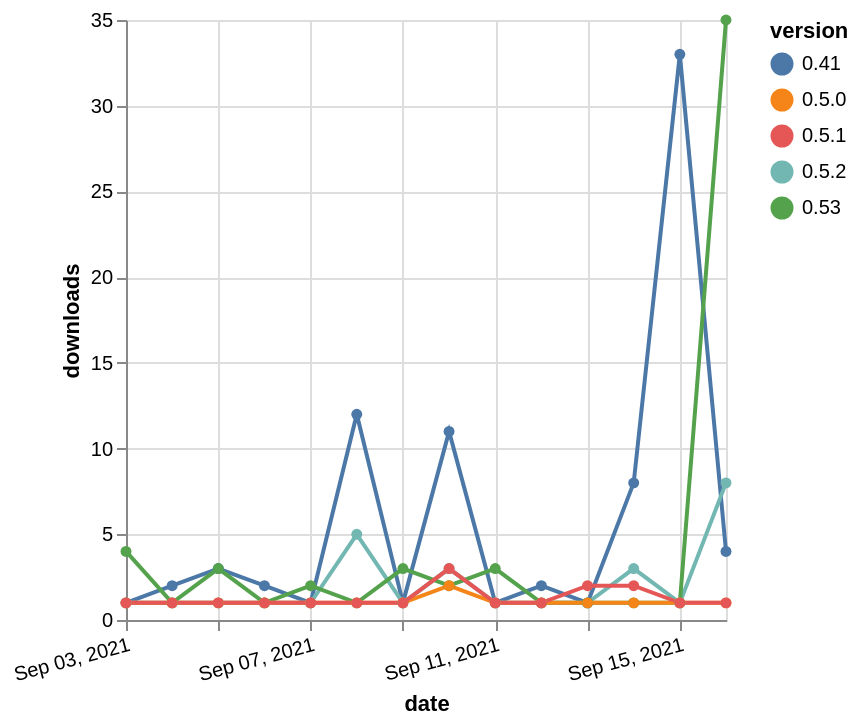

Here is the Vega-Lite specification saved for this chart:
### Vega-Lite specification from a JSON file in a GitHub repository (floating-point values rounded to 4 significant figures)
{"$schema": "https://vega.github.io/schema/vega-lite/v5.json", "description": "A simple bar chart with embedded data.", "data": {"values": [{"date": "2021-09-03", "total": 4484, "delta": 1, "version": "0.41"}, {"date": "2021-09-04", "total": 4486, "delta": 2, "version": "0.41"}, {"date": "2021-09-05", "total": 4489, "delta": 3, "version": "0.41"}, {"date": "2021-09-06", "total": 4491, "delta": 2, "version": "0.41"}, {"date": "2021-09-07", "total": 4492, "delta": 1, "version": "0.41"}, {"date": "2021-09-08", "total": 4504, "delta": 12, "version": "0.41"}, {"date": "2021-09-09", "total": 4505, "delta": 1, "version": "0.41"}, {"date": "2021-09-10", "total": 4516, "delta": 11, "version": "0.41"}, {"date": "2021-09-11", "total": 4517, "delta": 1, "version": "0.41"}, {"date": "2021-09-12", "total": 4519, "delta": 2, "version": "0.41"}, {"date": "2021-09-13", "total": 4520, "delta": 1, "version": "0.41"}, {"date": "2021-09-14", "total": 4528, "delta": 8, "version": "0.41"}, {"date": "2021-09-15", "total": 4561, "delta": 33, "version": "0.41"}, {"date": "2021-09-16", "total": 4565, "delta": 4, "version": "0.41"}, {"date": "2021-09-03", "total": 273, "delta": 1, "version": "0.5.2"}, {"date": "2021-09-04", "total": 274, "delta": 1, "version": "0.5.2"}, {"date": "2021-09-05", "total": 275, "delta": 1, "version": "0.5.2"}, {"date": "2021-09-06", "total": 276, "delta": 1, "version": "0.5.2"}, {"date": "2021-09-07", "total": 277, "delta": 1, "version": "0.5.2"}, {"date": "2021-09-08", "total": 282, "delta": 5, "version": "0.5.2"}, {"date": "2021-09-09", "total": 283, "delta": 1, "version": "0.5.2"}, {"date": "2021-09-10", "total": 286, "delta": 3, "version": "0.5.2"}, {"date": "2021-09-11", "total": 287, "delta": 1, "version": "0.5.2"}, {"date": "2021-09-12", "total": 288, "delta": 1, "version": "0.5.2"}, {"date": "2021-09-13", "total": 289, "delta": 1, "version": "0.5.2"}, {"date": "2021-09-14", "total": 292, "delta": 3, "version": "0.5.2"}, {"date": "2021-09-15", "total": 293, "delta": 1, "version": "0.5.2"}, {"date": "2021-09-16", "total": 301, "delta": 8, "version": "0.5.2"}, {"date": "2021-09-03", "total": 36, "delta": 4, "version": "0.53"}, {"date": "2021-09-04", "total": 37, "delta": 1, "version": "0.53"}, {"date": "2021-09-05", "total": 40, "delta": 3, "version": "0.53"}, {"date": "2021-09-06", "total": 41, "delta": 1, "version": "0.53"}, {"date": "2021-09-07", "total": 43, "delta": 2, "version": "0.53"}, {"date": "2021-09-08", "total": 44, "delta": 1, "version": "0.53"}, {"date": "2021-09-09", "total": 47, "delta": 3, "version": "0.53"}, {"date": "2021-09-10", "total": 49, "delta": 2, "version": "0.53"}, {"date": "2021-09-11", "total": 52, "delta": 3, "version": "0.53"}, {"date": "2021-09-12", "total": 53, "delta": 1, "version": "0.53"}, {"date": "2021-09-13", "total": 54, "delta": 1, "version": "0.53"}, {"date": "2021-09-14", "total": 55, "delta": 1, "version": "0.53"}, {"date": "2021-09-15", "total": 56, "delta": 1, "version": "0.53"}, {"date": "2021-09-16", "total": 91, "delta": 35, "version": "0.53"}, {"date": "2021-09-03", "total": 183, "delta": 1, "version": "0.5.0"}, {"date": "2021-09-04", "total": 184, "delta": 1, "version": "0.5.0"}, {"date": "2021-09-05", "total": 185, "delta": 1, "version": "0.5.0"}, {"date": "2021-09-06", "total": 186, "delta": 1, "version": "0.5.0"}, {"date": "2021-09-07", "total": 187, "delta": 1, "version": "0.5.0"}, {"date": "2021-09-08", "total": 188, "delta": 1, "version": "0.5.0"}, {"date": "2021-09-09", "total": 189, "delta": 1, "version": "0.5.0"}, {"date": "2021-09-10", "total": 191, "delta": 2, "version": "0.5.0"}, {"date": "2021-09-11", "total": 192, "delta": 1, "version": "0.5.0"}, {"date": "2021-09-12", "total": 193, "delta": 1, "version": "0.5.0"}, {"date": "2021-09-13", "total": 194, "delta": 1, "version": "0.5.0"}, {"date": "2021-09-14", "total": 195, "delta": 1, "version": "0.5.0"}, {"date": "2021-09-15", "total": 196, "delta": 1, "version": "0.5.0"}, {"date": "2021-09-16", "total": 197, "delta": 1, "version": "0.5.0"}, {"date": "2021-09-03", "total": 231, "delta": 1, "version": "0.5.1"}, {"date": "2021-09-04", "total": 232, "delta": 1, "version": "0.5.1"}, {"date": "2021-09-05", "total": 233, "delta": 1, "version": "0.5.1"}, {"date": "2021-09-06", "total": 234, "delta": 1, "version": "0.5.1"}, {"date": "2021-09-07", "total": 235, "delta": 1, "version": "0.5.1"}, {"date": "2021-09-08", "total": 236, "delta": 1, "version": "0.5.1"}, {"date": "2021-09-09", "total": 237, "delta": 1, "version": "0.5.1"}, {"date": "2021-09-10", "total": 240, "delta": 3, "version": "0.5.1"}, {"date": "2021-09-11", "total": 241, "delta": 1, "version": "0.5.1"}, {"date": "2021-09-12", "total": 242, "delta": 1, "version": "0.5.1"}, {"date": "2021-09-13", "total": 244, "delta": 2, "version": "0.5.1"}, {"date": "2021-09-14", "total": 246, "delta": 2, "version": "0.5.1"}, {"date": "2021-09-15", "total": 247, "delta": 1, "version": "0.5.1"}, {"date": "2021-09-16", "total": 248, "delta": 1, "version": "0.5.1"}]}, "width": "container", "mark": {"type": "line", "point": {"filled": true}}, "encoding": {"x": {"field": "date", "type": "temporal", "timeUnit": "yearmonthdate", "title": "date", "axis": {"labelAngle": -15}}, "y": {"field": "delta", "type": "quantitative", "title": "downloads"}, "color": {"field": "version", "type": "nominal"}, "tooltip": {"field": "delta"}}}
